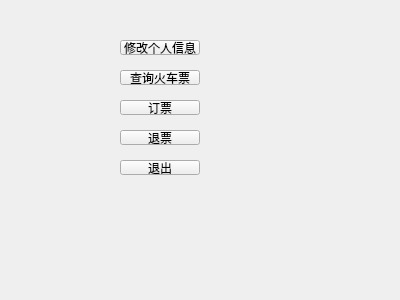
<?xml version="1.0" encoding="UTF-8"?>
<ui version="4.0">
 <class>userwindow</class>
 <widget class="QWidget" name="userwindow">
  <property name="geometry">
   <rect>
    <x>0</x>
    <y>0</y>
    <width>400</width>
    <height>300</height>
   </rect>
  </property>
  <property name="windowTitle">
   <string>Form</string>
  </property>
  <widget class="QPushButton" name="pushButtonmodify">
   <property name="geometry">
    <rect>
     <x>120</x>
     <y>40</y>
     <width>80</width>
     <height>15</height>
    </rect>
   </property>
   <property name="text">
    <string>修改个人信息</string>
   </property>
  </widget>
  <widget class="QPushButton" name="pushButtonsearch">
   <property name="geometry">
    <rect>
     <x>120</x>
     <y>70</y>
     <width>80</width>
     <height>15</height>
    </rect>
   </property>
   <property name="text">
    <string>查询火车票</string>
   </property>
  </widget>
  <widget class="QPushButton" name="pushButtonbooking">
   <property name="geometry">
    <rect>
     <x>120</x>
     <y>100</y>
     <width>80</width>
     <height>15</height>
    </rect>
   </property>
   <property name="text">
    <string>订票</string>
   </property>
  </widget>
  <widget class="QPushButton" name="pushButtonrefund">
   <property name="geometry">
    <rect>
     <x>120</x>
     <y>130</y>
     <width>80</width>
     <height>15</height>
    </rect>
   </property>
   <property name="text">
    <string>退票</string>
   </property>
  </widget>
  <widget class="QPushButton" name="exit">
   <property name="geometry">
    <rect>
     <x>120</x>
     <y>160</y>
     <width>80</width>
     <height>15</height>
    </rect>
   </property>
   <property name="text">
    <string>退出</string>
   </property>
  </widget>
 </widget>
 <resources/>
 <connections/>
</ui>
